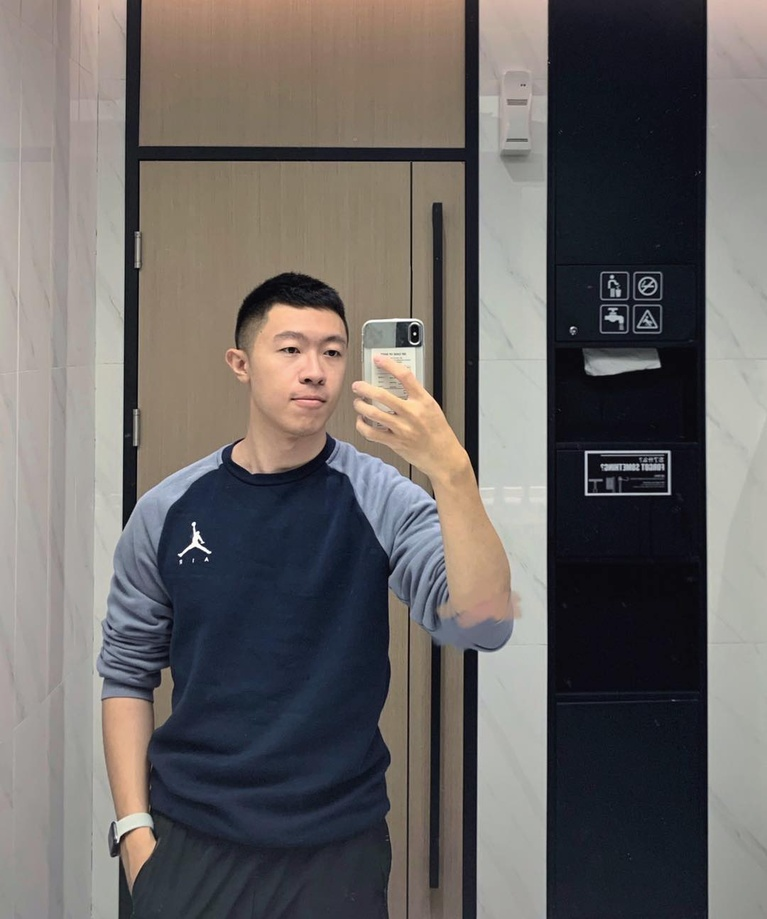
#> input picture meini.jpg, 767 x 919 px, shrunk from 1080 x 1294 before the run, found by its file name
$ jupyter execute meini_pic.ipynb
#> lines starting #> are read from the running program, lines starting #| are printed output that depends on the picture
[cell 1]
from PIL import Image, ImageFilter, ImageOps
img = Image.open('D:\\ni\\maniviz\\meini.jpg')
#> img is the input picture: PIL image 767x919 RGB; mean R, G, B 106.8, 102.5, 101
def dodge(a, b, alpha):
    return min(int(a*255/(256-b*alpha)),255)
def draw(img, blur = 25, alpha = 1):
#> called with blur = 25, alpha = 1
    img1 = img.convert('L')  #transfer to grey scheme
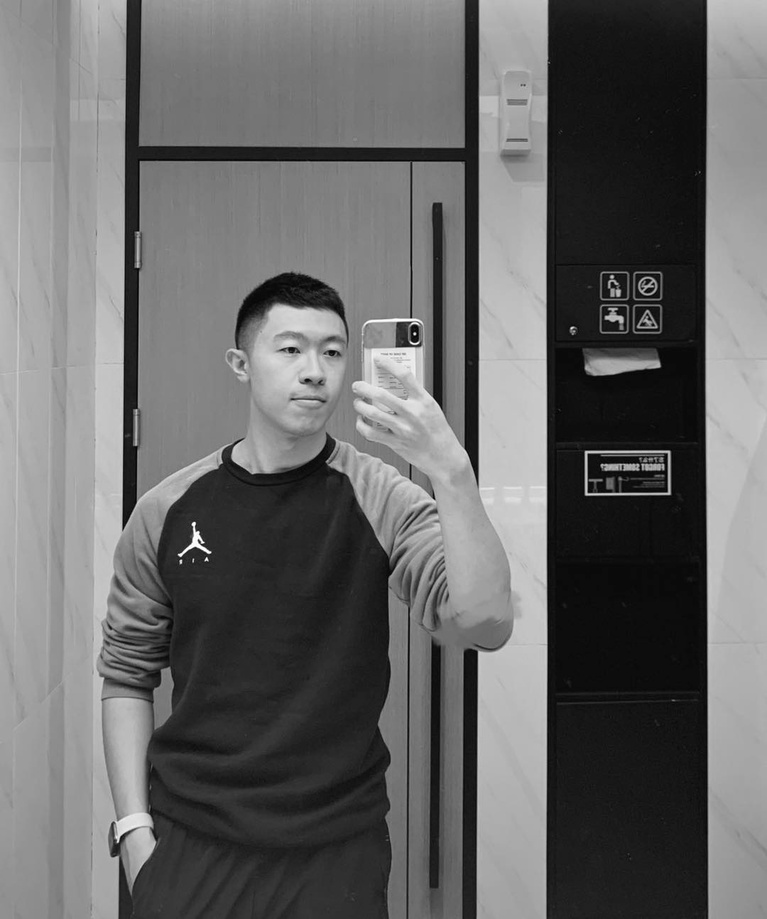
#> img1: PIL image 767x919 L; min 1, max 255, mean 103.6
    img2 = img1.copy()
    img2 = ImageOps.invert(img2)
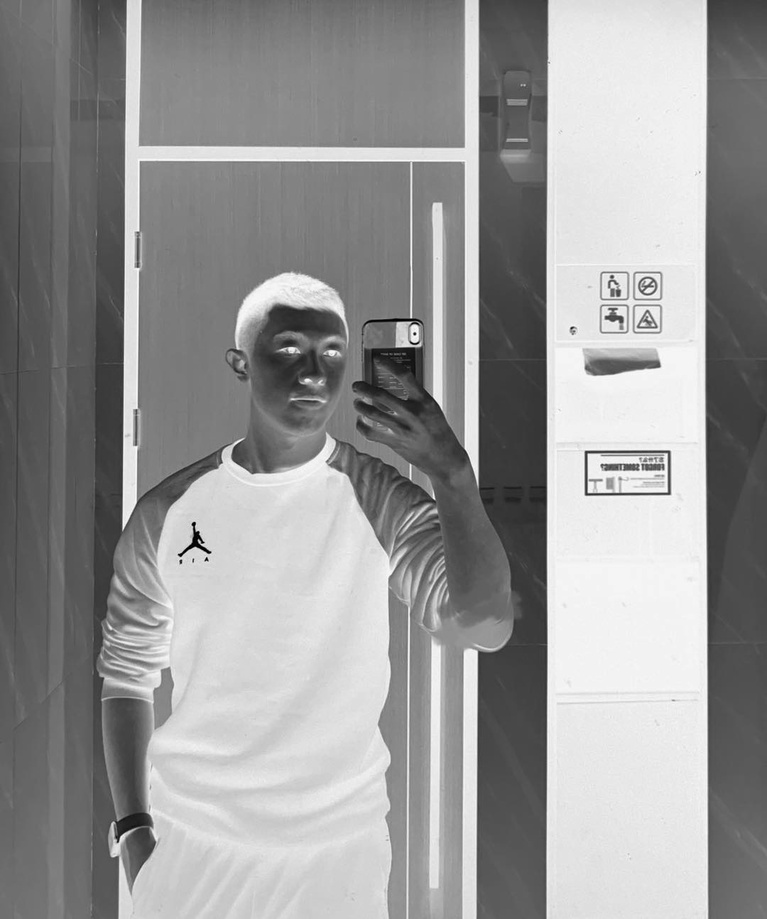
#> img2: PIL image 767x919 L; min 0, max 254, mean 151.4
    for i in range(blur):
        img2 = img2.filter(ImageFilter.BLUR)
#> this loop made 25 passes
#> pass 2, in draw, `img2 = img2.filter(ImageFilter.BLUR)`:
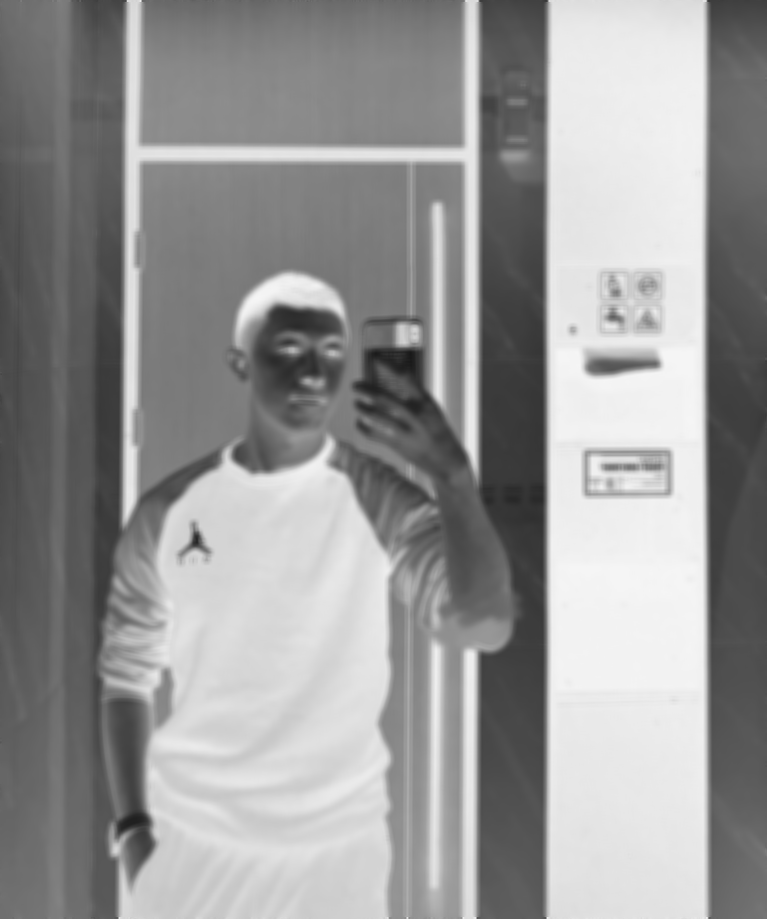
#> img2: PIL image 767x919 L; min 24, max 245, mean 151.4
#> after the loop:
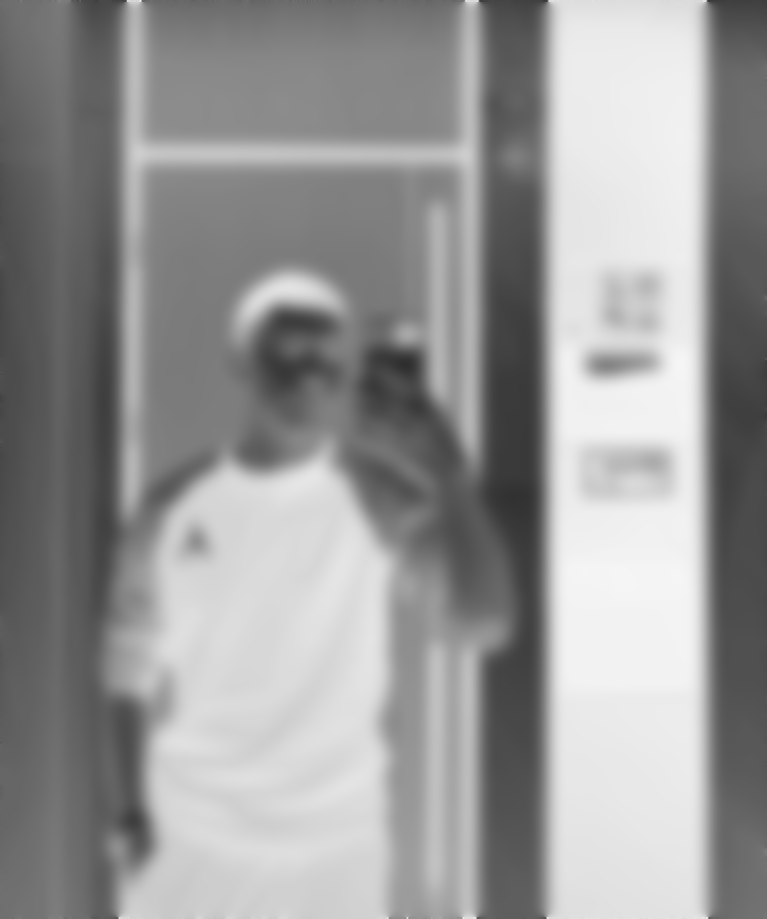
#> img2: PIL image 767x919 L; min 46, max 245, mean 152.1
    width, height = img1.size
#> width = 767; height = 919
    for x in range(width):
        for y in range(height):
            a = img1.getpixel((x,y))
            b = img2.getpixel((x,y))
            img1.putpixel((x,y),dodge(a, b, alpha))
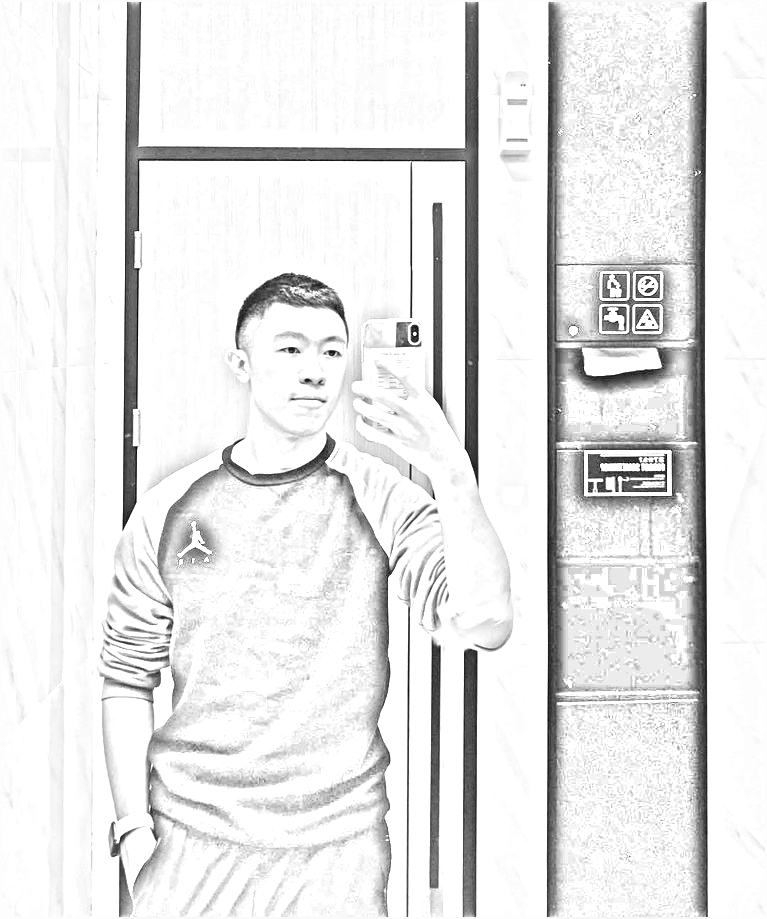
#> img1: PIL image 767x919 L; min 2, max 255, mean 231.8
    img1.save('D:\\ni\\maniviz\\meini_pic.jpg')
draw(img)

[cell 2]
Image.open('D:\\ni\\maniviz\\meini_pic.jpg')
